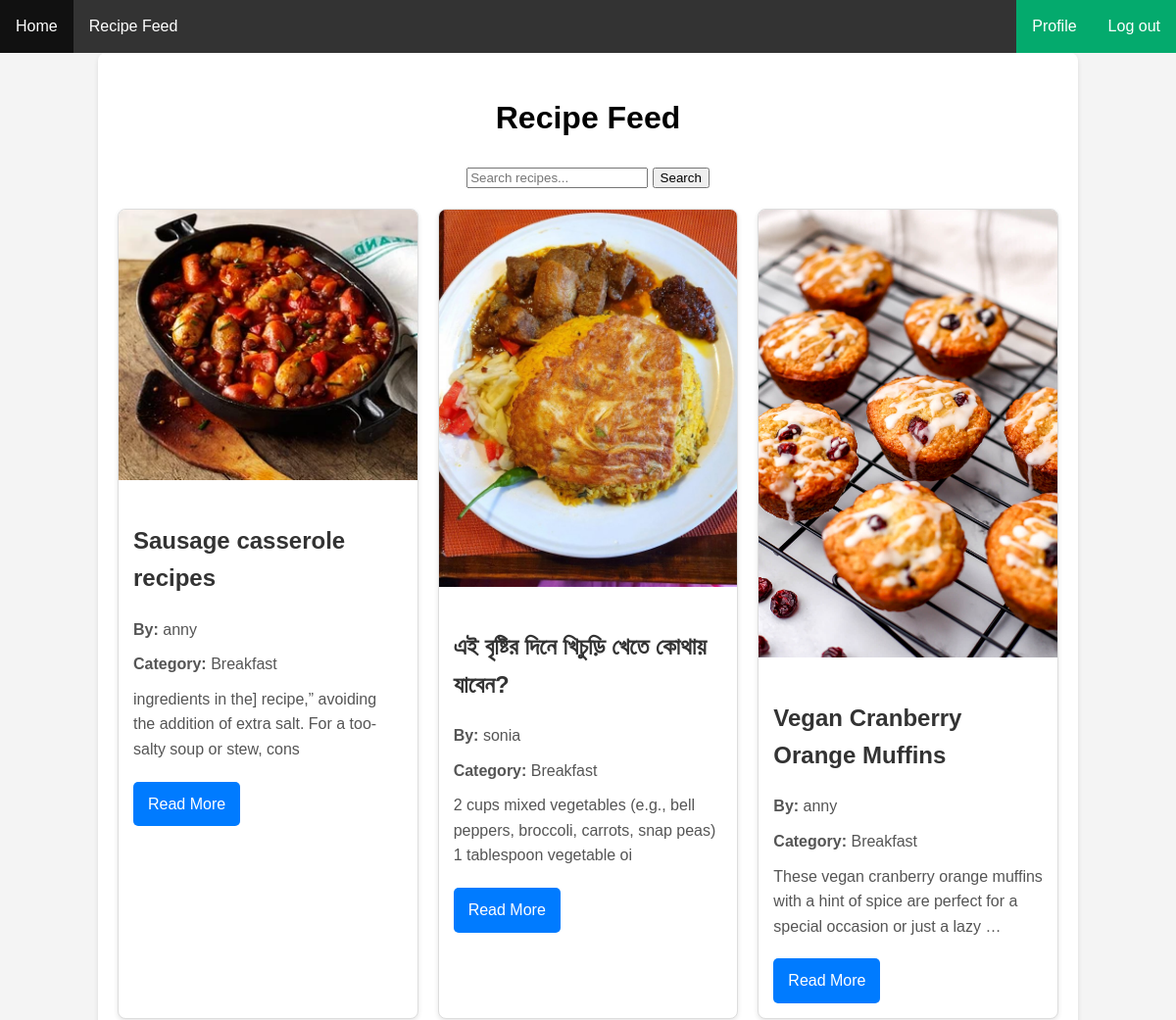
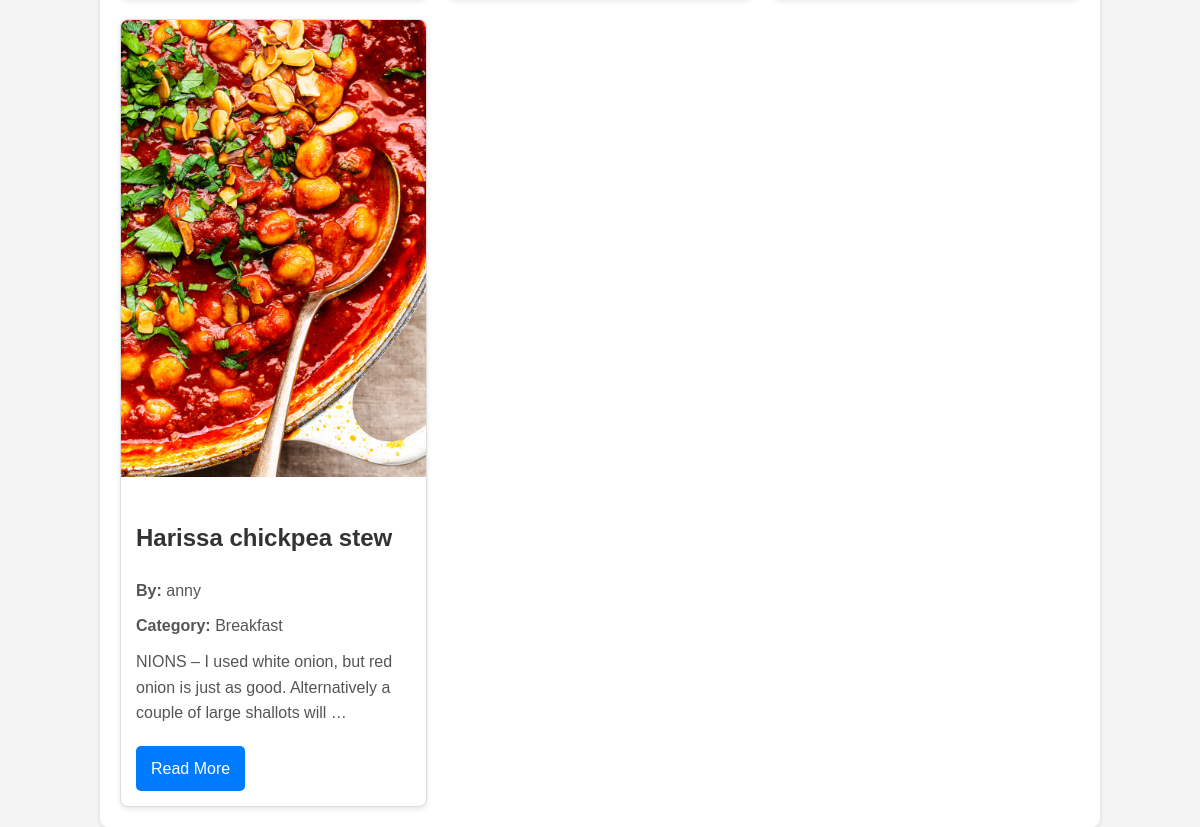
Page /recipeFeed/ (signed in) on the committed database (2 pictures, top to bottom).
### myApp/models.py (models this page shows, shortened)
class RecipeModel(models.Model):
    TAG=[
        ('Vegetarian','Vegetarian'),
        ('Non_Vegetarian','Non-Vegetarian')
    ]
    CATEGORY=[
        ('Breakfast','Breakfast'),
        ('Lunch','Lunch'),
        ('Dinner','Dinner'),
    ]
    DIFFICULTY=[
        ('Easy','Easy'),
        ('Medium','Medium'),
        ('Hard','Hard'),
    ]
    user=models.ForeignKey(customUser, on_delete=models.CASCADE, related_name='recipemodel')
    Category=models.CharField(choices=CATEGORY,max_length=100,null=True)
    Difficulty=models.CharField(choices=DIFFICULTY,max_length=100,null=True)
    Tag=models.CharField(choices=TAG,max_length=100,null=True)
    title=models.CharField(max_length=100,null=True)
    ingredients=models.TextField(null=True)
    instructions=models.TextField(null=True)
    prep_time=models.PositiveIntegerField(null=True)
    cooking_time=models.PositiveIntegerField(null=True)
    total_time=models.PositiveIntegerField(null=True)
    nutrition=models.TextField(null=True)
    image=models.ImageField(upload_to='Media/Recipe_Image' ,null=True)
    calories=models.PositiveIntegerField(null=True)

class customUser(AbstractUser):
    USER=[
        ('viewers','Viewers'),
        ('creator','Creator'),
    ]
    user_type=models.CharField(choices=USER,max_length=100,null=True)
    Profile_Pic=models.ImageField(upload_to='Media/Profile_Pic' ,null=True)

### myProject/views.py (the view)
# urls.py: path("recipeFeed/", recipeFeed, name="recipeFeed"),
@login_required
def recipeFeed(request):
    recipe=RecipeModel.objects.all()
    context={
        'recipes':recipe
    }
    return render(request,"recipeFeed.html",context)

### Template/recipeFeed.html (shortened to what this page needs)
{% extends 'base.html' %}
{% block body %}
<!DOCTYPE html>
<html lang="en">
<head>
</head>
<body>
    <div class="container">
        <header>
            <h1>Recipe Feed</h1>
        </header>
        <header>
            <form method="GET" action="{% url 'recipe_search' %}" class="search-form">
                <input type="text" name="query" placeholder="Search recipes..." required>
                <button type="submit">Search</button>
            </form>
        </header>
        <div class="recipe-list">
            {% for recipe in recipes %}
            <div class="recipe-card">
                <div class="recipe-image">
                    {% if recipe.image %}
                        <img src="{{ recipe.image.url }}" alt="{{ recipe.title }}">
                    {% endif %}
                </div>
                <div class="recipe-info">
                    <h2>{{ recipe.title }}</h2>
                    <p><strong>By:</strong> {{ recipe.user.username }}</p>
                    <p><strong>Category:</strong> {{ recipe.Category }}</p>
                    <p>{{ recipe.ingredients|truncatewords:20 }}</p>
                    <a href="{% url 'viewRecipe' recipe.id %}" class="read-more">Read More</a>
                </div>
            </div>
            {% endfor %}
        </div>
    </div>
</body>
</html>
{% endblock body %}

### Template/base.html (shortened to what this page needs)
<!DOCTYPE html>
<html>
<head>
</head>
<body>
{% include 'navbar.html' %}
{% block body %}
{% endblock body %}
</body>
</html>

### Template/navbar.html
<ul>
    <li><a href=" {% url 'homePage' %} ">Home</a></li>
    <li><a href=" {% url 'recipeFeed' %} ">Recipe Feed</a></li>
    <li style="float:right"><a class="active" href=" {% url 'logoutPage' %} ">Log out</a></li>
    <li style="float:right"><a class="active" href=" {% url 'profilePage' %} ">Profile</a></li>
  </ul>

### Template/base.html (style rules this page uses)
ul { list-style-type: none; margin: 0; padding: 0; overflow: hidden; background-color: #333; }
li { float: left; }
li a { display: block; color: white; text-align: center; padding: 14px 16px; text-decoration: none; }
.active { background-color: #04AA6D; }

### Template/recipeFeed.html (style rules this page uses)
body { font-family: Arial, sans-serif; line-height: 1.6; margin: 0; padding: 0; background-color: #f4f4f4; }
.container { width: 80%; margin: auto; padding: 20px; background: white; border-radius: 8px; box-shadow: 0 2px 5px rgba(0, 0, 0, 0.1); }
header { text-align: center; margin-bottom: 20px; }
.recipe-list { display: grid; grid-template-columns: repeat(auto-fill, minmax(300px, 1fr)); gap: 20px; }
.recipe-card { background: #fff; border: 1px solid #ddd; border-radius: 8px; overflow: hidden; box-shadow: 0 2px 5px rgba(0, 0, 0, 0.1); }
.recipe-image img { width: 100%; height: auto; }
.recipe-info { padding: 15px; }
h2 { font-size: 1.5em; color: #333; }
p { margin: 10px 0; color: #555; }
.read-more { display: inline-block; margin-top: 10px; padding: 10px 15px; background-color: #007BFF; color: white; text-decoration: none; border-radius: 5px; }

### rows in the picture
RecipeModel: image (picture), title "Sausage casserole recipes", user.username "anny", Category "Breakfast", ingredients "ingredients in the] recipe,” avoiding the addition of extra salt. For a too-salty soup or stew, cons"
RecipeModel: image (picture), title "এই বৃষ্টির দিনে খিচুড়ি খেতে কোথায় যাবেন?", user.username "sonia", Category "Breakfast", ingredients "2 cups mixed vegetables (e.g., bell peppers, broccoli, carrots, snap peas) 1 tablespoon vegetable oi"
RecipeModel: image (picture), title "Vegan Cranberry Orange Muffins", user.username "anny", Category "Breakfast", ingredients "These vegan cranberry orange muffins with a hint of spice are perfect for a special occasion or just a lazy …"
RecipeModel: image (picture), title "Harissa chickpea stew", user.username "anny", Category "Breakfast", ingredients "NIONS – I used white onion, but red onion is just as good. Alternatively a couple of large shallots will …"
